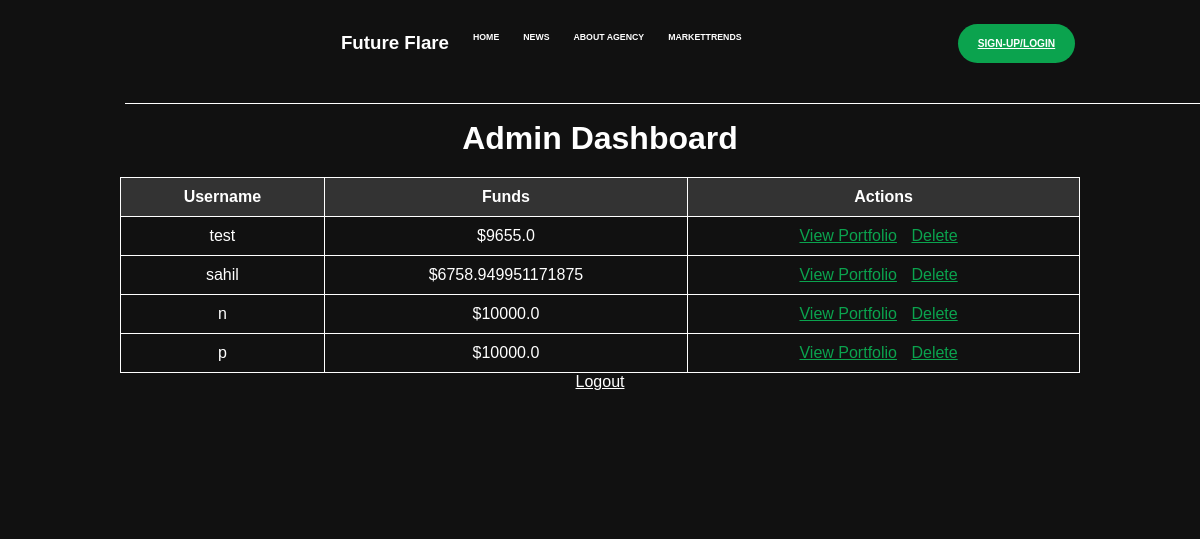
Before: /admin (signed in) with the older database file.
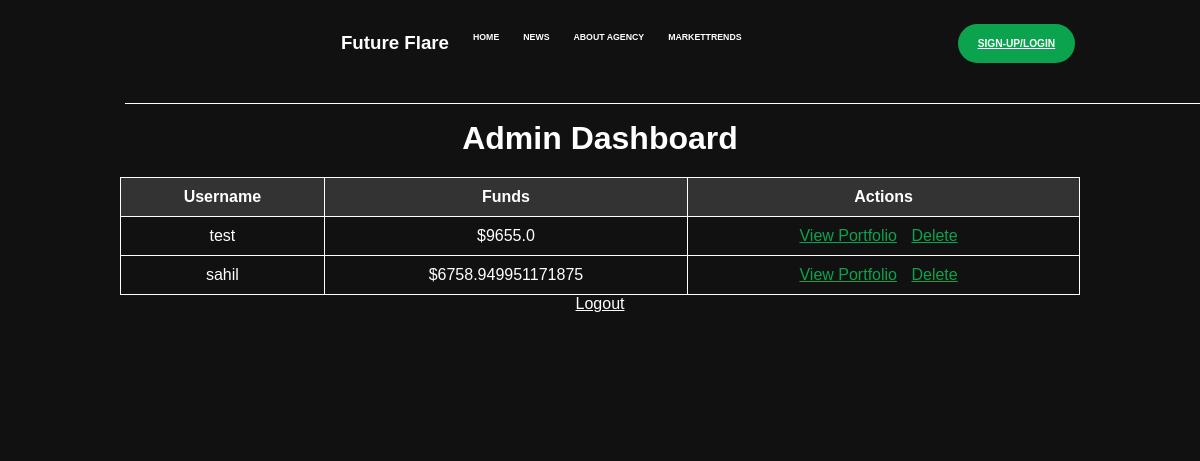
After: the same page with the newer database file.
### app.py (models this page shows)
class User(db.Model, UserMixin):
    id = db.Column(db.Integer, primary_key=True)
    username = db.Column(db.String(150), unique=True, nullable=False)
    password = db.Column(db.String(150), nullable=False)
    funds = db.Column(db.Float, nullable=False, default=10000)

### app.py (the view)
@app.route('/admin')
def admin():
    if not session.get('admin_logged_in'):
        return redirect(url_for('admin_login'))
    users = User.query.all()
    return render_template('admin.html', users=users)

### templates/admin.html (shortened to what this page needs)
<!DOCTYPE html>
<html lang="en">
<head>
</head>
<body>
    <nav>
        <div class="nav-part2">
            <div class="logo" id="logo">
                <h3>Future Flare</h3>
            </div>
            <div class="nav-elem">
                <h4><a href="/">Home</a></h4>
            </div>
            <div class="nav-elem">
                <h4><a href="/news" id="newss">News</a></h4>
            </div>
            <div class="nav-elem">
                <h4><a href="/about">About Agency</a></h4>
            </div>
            <div class="nav-elem">
                <h4><a href="/market/trends">MarketTrends</a></h4>
            </div>
        </div>
        <a href="/login" id="login-page"><button id="btn">Sign-up/Login</button></a>
        <div id="nav-bottom"></div>
    </nav>
    <div class="container">
        <h1>Admin Dashboard</h1>
        <table border="1">
            <tr>
                <th>Username</th>
                <th>Funds</th>
                <th>Actions</th>
            </tr>
            {% for user in users %}
            <tr>
                <td>{{ user.username }}</td>
                <td>${{ user.funds }}</td>
                <td class="actions">
                    <a href="{{ url_for('admin_view_portfolio', user_id=user.id) }}">View Portfolio</a>
                    <a href="{{ url_for('delete_user', user_id=user.id) }}" onclick="return confirm('Are you sure you want to delete this user?');" class="delete-link">Delete</a>
                </td>
            </tr>
            {% endfor %}
        </table>
        <a href="{{ url_for('admin_logout') }}">Logout</a>
    </div>
</body>
</html>

### templates/admin.html (style rules this page uses)
* { margin: 0; padding: 0; box-sizing: border-box; font-family: gilroy, sans-serif; color: #fff; }
html, body { height: 100%; width: 100%; background-color: #111; }
nav { position: fixed; display: flex; align-items: flex-start; height: 12vh; width: 100%; padding: 2vw 10.4vw; justify-content: space-between; background-color: #111; z-index: 10; }
.nav-part2 { display: flex; gap: 2vw; align-items: flex-start; padding: 1vh 0; position: relative; z-index: 10; }
.nav-elem h4 a { text-decoration: none; color: #fff; text-transform: uppercase; font-weight: 600; }
.nav-part2 h4 { font-size: 0.73vw; margin-bottom: 2.6vw; }
nav button { background-color: #0BA34E; display: flex; align-items: center; padding: 14px 20px; font-size: 0.85vw; text-transform: uppercase; font-weight: 700; border-radius: 50px; border: none; }
#nav-bottom { width: 100%; height: 1vh; position: absolute; top: 100%; background-color: #111; z-index: 9; border-bottom: 1px solid #fff; }
.container { padding: 15vh 10vw; background-color: #111; text-align: center; }
h1, h2 { color: #fff; margin-bottom: 20px; }
table { width: 100%; margin: 0 auto; border-collapse: collapse; }
th, td { padding: 10px; border: 1px solid #fff; }
th { background-color: #333; }
td { text-align: center; }
.actions a { margin-right: 10px; color: #0BA34E; }
.delete-link { color: #FF0000; }

Changed rows visible on the page:
removed User: username "n", funds "10000.0"
removed User: username "p", funds "10000.0"
